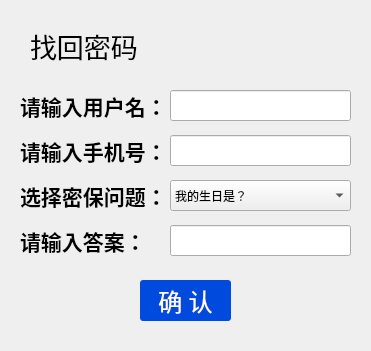
<?xml version="1.0" encoding="UTF-8"?>
<ui version="4.0">
 <class>FindPsd</class>
 <widget class="QDialog" name="FindPsd">
  <property name="geometry">
   <rect>
    <x>0</x>
    <y>0</y>
    <width>371</width>
    <height>351</height>
   </rect>
  </property>
  <property name="windowTitle">
   <string>Dialog</string>
  </property>
  <widget class="QLabel" name="label_2">
   <property name="geometry">
    <rect>
     <x>30</x>
     <y>20</y>
     <width>201</width>
     <height>51</height>
    </rect>
   </property>
   <property name="font">
    <font>
     <family>腾祥嘉丽纤圆繁</family>
     <pointsize>20</pointsize>
    </font>
   </property>
   <property name="text">
    <string>找回密码</string>
   </property>
  </widget>
  <widget class="QLabel" name="label_5">
   <property name="geometry">
    <rect>
     <x>20</x>
     <y>135</y>
     <width>141</width>
     <height>31</height>
    </rect>
   </property>
   <property name="font">
    <font>
     <family>腾祥嘉丽纤圆繁</family>
     <pointsize>16</pointsize>
     <weight>75</weight>
     <bold>true</bold>
    </font>
   </property>
   <property name="text">
    <string>请输入手机号：</string>
   </property>
  </widget>
  <widget class="QLineEdit" name="lineEdit_5">
   <property name="geometry">
    <rect>
     <x>170</x>
     <y>135</y>
     <width>181</width>
     <height>31</height>
    </rect>
   </property>
  </widget>
  <widget class="QLineEdit" name="lineEdit_4">
   <property name="geometry">
    <rect>
     <x>170</x>
     <y>90</y>
     <width>181</width>
     <height>31</height>
    </rect>
   </property>
  </widget>
  <widget class="QLabel" name="label_6">
   <property name="geometry">
    <rect>
     <x>20</x>
     <y>90</y>
     <width>141</width>
     <height>31</height>
    </rect>
   </property>
   <property name="font">
    <font>
     <family>腾祥嘉丽纤圆繁</family>
     <pointsize>16</pointsize>
     <weight>75</weight>
     <bold>true</bold>
    </font>
   </property>
   <property name="text">
    <string>请输入用户名：</string>
   </property>
  </widget>
  <widget class="QPushButton" name="pushButton">
   <property name="geometry">
    <rect>
     <x>140</x>
     <y>280</y>
     <width>91</width>
     <height>41</height>
    </rect>
   </property>
   <property name="font">
    <font>
     <family>腾祥嘉丽纤圆繁</family>
     <pointsize>18</pointsize>
    </font>
   </property>
   <property name="styleSheet">
    <string notr="true">QPushButton { background-color:rgb(0, 74, 222); border-radius: 3px; color: rgb(255, 255, 255); } QPushButton:hover { background-color:rgb(0, 84, 253); }</string>
   </property>
   <property name="text">
    <string>确 认</string>
   </property>
  </widget>
  <widget class="QLabel" name="label_7">
   <property name="geometry">
    <rect>
     <x>20</x>
     <y>225</y>
     <width>141</width>
     <height>31</height>
    </rect>
   </property>
   <property name="font">
    <font>
     <family>腾祥嘉丽纤圆繁</family>
     <pointsize>16</pointsize>
     <weight>75</weight>
     <bold>true</bold>
    </font>
   </property>
   <property name="text">
    <string>请输入答案：</string>
   </property>
  </widget>
  <widget class="QLineEdit" name="lineEdit_6">
   <property name="geometry">
    <rect>
     <x>170</x>
     <y>225</y>
     <width>181</width>
     <height>31</height>
    </rect>
   </property>
  </widget>
  <widget class="QLabel" name="label_8">
   <property name="geometry">
    <rect>
     <x>20</x>
     <y>180</y>
     <width>141</width>
     <height>31</height>
    </rect>
   </property>
   <property name="font">
    <font>
     <family>腾祥嘉丽纤圆繁</family>
     <pointsize>16</pointsize>
     <weight>75</weight>
     <bold>true</bold>
    </font>
   </property>
   <property name="text">
    <string>选择密保问题：</string>
   </property>
  </widget>
  <widget class="QComboBox" name="comboBox">
   <property name="geometry">
    <rect>
     <x>170</x>
     <y>180</y>
     <width>181</width>
     <height>31</height>
    </rect>
   </property>
   <item>
    <property name="text">
     <string>我的生日是？</string>
    </property>
   </item>
   <item>
    <property name="text">
     <string>我的真实姓名是？</string>
    </property>
   </item>
   <item>
    <property name="text">
     <string>我最喜欢的颜色是？</string>
    </property>
   </item>
   <item>
    <property name="text">
     <string>我最喜欢的球队是？</string>
    </property>
   </item>
   <item>
    <property name="text">
     <string>我最喜欢的老师姓什么？</string>
    </property>
   </item>
  </widget>
 </widget>
 <resources/>
 <connections/>
</ui>
